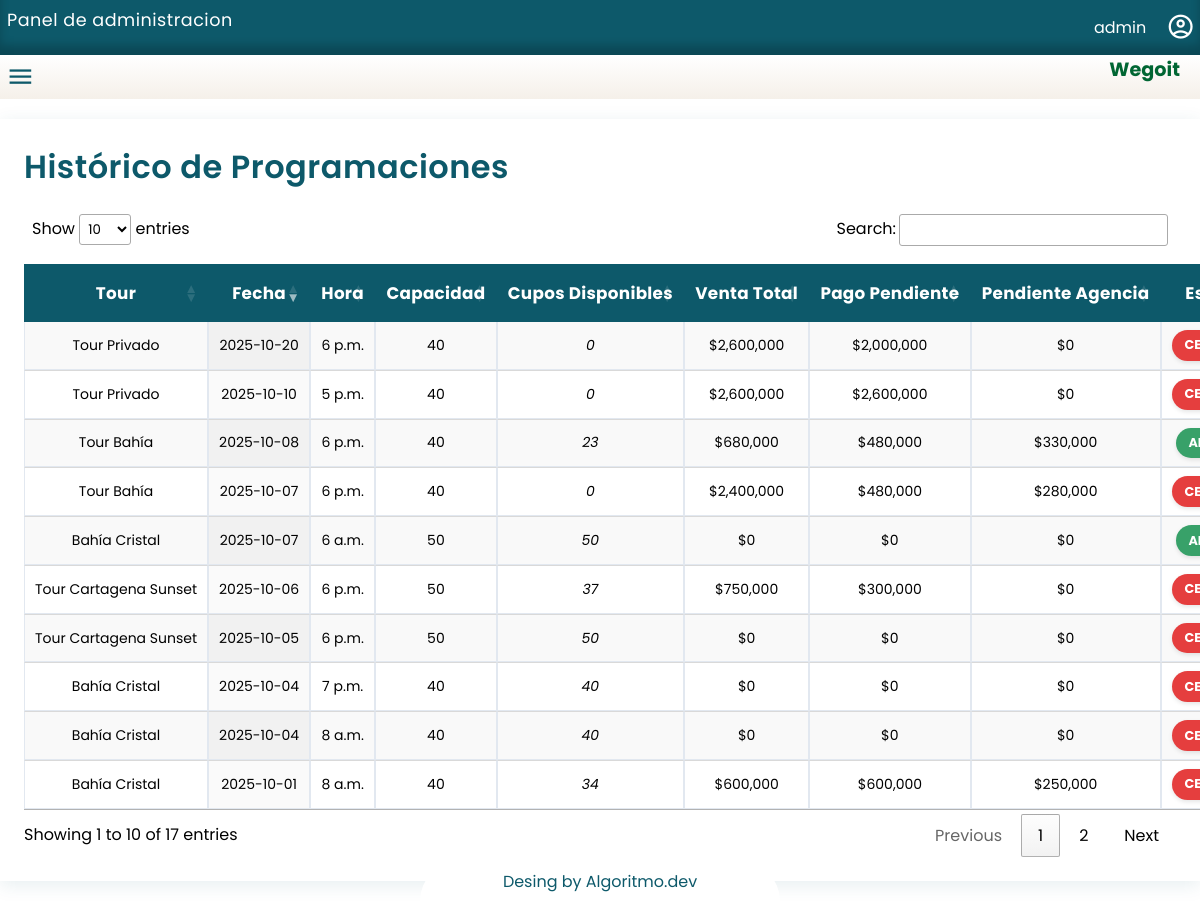
Screenshot of /schedules/historical/ (signed in) with the database file from the repository.
### reservations/models.py (models this page shows, shortened)
class TourSchedule(models.Model):
    tour = models.ForeignKey(
        "Tour",
        on_delete=models.CASCADE,
        related_name="schedules",
        verbose_name="Tour"
    )
    date = models.DateField("Fecha")
    start_time = models.TimeField("Hora de inicio")
    capacity = models.PositiveIntegerField("Capacidad")
    opened = models.BooleanField("Abierto", default=True)
    class Meta:
        verbose_name = "Horario de tour"
        verbose_name_plural = "Horarios de tours"
        ordering = ["-date", "start_time"]
        unique_together = ("tour", "date", "start_time")
    @property
    def reserved_spots(self):
        return self.reservations.aggregate(total=models.Sum("pax"))["total"] or 0
    @property
    def available_spots(self):
        return self.capacity - self.reserved_spots

class Tour(models.Model):
    tour_name = models.CharField("Nombre del tour", max_length=255, unique=True)
    base_price = models.DecimalField("Precio base", max_digits=10, decimal_places=2)
    default_capacity = models.PositiveIntegerField("Capacidad por defecto")
    description = models.TextField("Descripción", blank=True, null=True)
    default_start_time = models.TimeField("Hora de inicio por defecto", null=True, blank=True)
    active = models.BooleanField("Activo", default=True)
    class Meta:
        verbose_name = "Tour"
        verbose_name_plural = "Tours"
        ordering = ["tour_name"]

### reservations/views.py (the view)
# urls.py: path("schedules/historical/", views.historical_schedules, name="historical_schedules"),
@login_required
def historical_schedules(request):
    schedules_data = []
    all_schedules = TourSchedule.objects.all().order_by('-date', '-start_time')
    for schedule in all_schedules:
        reservations = schedule.reservations.all()
        total_sales = reservations.aggregate(total=Sum("total_to_pay"))["total"] or 0
        pending_total = sum(r.pending_balance for r in reservations)
        pending_agency_total = sum(r.pending_agency_balance for r in reservations)
        schedules_data.append({
            "schedule": schedule,
            "total_sales": float(total_sales),
            "pending_total": float(pending_total),
            "pending_agency_total": float(pending_agency_total),
        })
    return render(request, "schedules/historical_schedules.html", {"schedules_data": schedules_data})

### reservations/models.py (called while the page is built)
    @property
    def total_paid_via_agency(self): # Total a pagar por la agencia
        return sum(p.amount for p in self.payments.filter(source="agency"))

    @property
    def total_paid_direct(self):# Total a pagar por el cliente
        return sum(p.amount for p in self.payments.filter(source="customer"))

    @property
    def pending_agency_balance(self):
        return max(self.expected_agency_payment - self.total_paid_via_agency, 0)

    @property
    def pending_customer_balance(self):
        return max(self.expected_customer_payment - self.total_paid_direct, 0)

    @property
    def pending_balance(self):
        return self.pending_agency_balance + self.pending_customer_balance

### reservations/templates/schedules/historical_schedules.html (shortened to what this page needs)
{% extends "layouts/base.html" %}
{% load static %}
{% load humanize %}
{% block extra_css %}
<link rel="stylesheet" href="{% static 'assets/css/schedules.css' %}">
<link rel="stylesheet" href="{% static 'assets/css/reservations.css' %}">
{% endblock %}
{% block content %}
<div class="reservations-list-container">
    <h2 class="reservations-list-title">Histórico de Programaciones</h2>
    <table id="scheduleTable" class="display responsive nowrap" style="width:100%">
        <thead>
            <tr>
                <th>Tour</th>
                <th>Fecha</th>
                <th>Hora</th>
                <th>Capacidad</th>
                <th>Cupos Disponibles</th>
                <th>Venta Total</th>
                <th>Pago Pendiente</th>
                <th>Pendiente Agencia</th>
                <th>Estado</th>
            </tr>
        </thead>
        <tbody>
            {% for data in schedules_data %}
            <tr>
                <td>{{ data.schedule.tour.tour_name }}</td>
                <td>{{ data.schedule.date|date:"Y-m-d" }}</td>
                <td>{{ data.schedule.start_time }}</td>
                <td>{{ data.schedule.capacity }}</td>
                <td>{{ data.schedule.available_spots }}</td>
                <td>${{ data.total_sales|floatformat:0|intcomma }}</td>
                <td>${{ data.pending_total|floatformat:0|intcomma }}</td>
                <td>${{ data.pending_agency_total|floatformat:0|intcomma }}</td>
                <td>
                    <span class="status-badge {% if data.schedule.opened %}status-confirmado{% else %}status-cancelado{% endif %}">
                        {% if data.schedule.opened %}Abierto{% else %}Cerrado{% endif %}
                    </span>
                </td>
            </tr>
            {% endfor %}
        </tbody>
    </table>
</div>
{% endblock %}

### reservations/templates/includes/header.html (shortened to what this page needs)
<header>
    <div class="container1">
        <h2 class="reservations-list-title">Panel de administracion</h2>
        <div class="login-panel">
            <p>{{ request.user.username }}</p>
            <label class="login-panel-selector" for="">
                <span class="material-symbols-outlined">account_circle</span>
            </label>
        </div>
    </div>
    <div class="option-panel">
        <div class="nav-container">
            <label class="lateral-input" for="lateral-input">
                <span class="material-symbols-outlined">menu</span>
            </label>
        </div>
        <h2>Wegoit</h2>
    </div>
</header>

### reservations/static/assets/css/styles.css (style rules this page uses)
.login-panel { display: flex; flex-direction: column; align-items: center; justify-content: center; }
html, body { height: 100%; margin: 0; }
body { margin: 0; padding: 0; background: #ffffff; font-family: "poppins"; display: flex; flex-direction: column; min-height: 100vh; overflow: auto; }
:root { --azul-oscuro:#0D596A; --azul-marino:#1B9899; --botton-color:hsl(180, 70%, 35%); --light-gray:#F5F0E9; --placeholders-color:#1B9899; --background-admin:hsl(180, 70%, 35%); --border-bottom:4px solid #0D596A; }

### reservations/static/assets/css/admin.css (style rules this page uses)
:root { --azul-oscuro:#0D596A; --azul-marino:#1B9899; --botton-color:hsl(180, 70%, 35%); --light-gray:#F5F0E9; --placeholders-color:#1B9899; --background-admin:hsl(180, 70%, 35%,20%); --border-bottom:4px solid #0D596A; }
* { margin: 0; padding: 0; box-sizing: border-box; font-family: "poppins"; }
body { width: 100%; height: 100dvh; }
.container1 { width: 100%; display: flex; align-items: center; justify-content: space-between; background-color: var(--azul-oscuro); color: white; box-shadow: 0 -10px 10px rgba(0,0,0,0.2) inset; }
.container1 h2 { font-size: 1.1rem; padding: 7px; font-weight: normal; }
.login-panel { display: flex; gap: 10px; align-items: center; justify-content: center; flex-direction: row; }
.login-panel p { font-size: 1rem; }
.login-panel-selector { margin: 0; padding: 0; display: flex; align-items: center; gap: 6px; }
.login-panel-selector, .login-panel p { padding: 5px; }
.login-panel-selector span { font-size: 1.8rem; cursor: pointer; }
.lateral-input { display: flex; align-items: center; }
.lateral-input span { color: var(--azul-oscuro); font-size: 1.8rem; padding: 1.5px 6px; cursor: pointer; }
.option-panel { display: flex; align-items: center; justify-content: space-between; background: linear-gradient(to bottom, rgba(255, 255, 255, 1) 0%, var(--light-gray) 100%); color: var(--azul-marino); }
.option-panel h2 { font-size: 1.2rem; margin-right: 20px; }
html, body { height: 100%; margin: 0; }
body { display: flex; flex-direction: column; }
.reservations-list-title { font-size: 2rem; font-family: 'Poppins', sans-serif; color: #0D596A; font-weight: 600; letter-spacing: 0.5px; display: flex; align-items: center; gap: 0.5rem; }
.container1 .reservations-list-title { color: white; }

### reservations/static/assets/css/schedules.css (style rules this page uses)
h2 { margin-bottom: 15px; color: #006633; }
table { width: 100%; border-collapse: collapse; margin-top: 15px; }
th, td { border: 1px solid #ddd; padding: 10px; text-align: center; }
th { background-color: #d9f2e6; color: #006633; }

### reservations/static/assets/css/reservations.css (style rules this page uses)
h2 { margin-bottom: 15px; }
table { width: 100%; border-collapse: collapse; margin-top: 15px; }
th, td { border: 1px solid #e2e8f0; box-sizing: border-box; padding: 10px; text-align: center; }
td { font-size: 14px; }
td:nth-child(5) { font-style: italic; }
.reservations-list-container { width: 100%; margin: 20px auto; padding: 1.5rem; box-sizing: border-box; background: #fff; box-shadow: 0 4px 18px rgba(13,89,106,0.10); overflow: hidden; }
#reservationTable th, #scheduleTable th { background: var(--azul-oscuro); color: #fff; font-weight: 700; padding: 1rem 0.7rem; font-size: 1.05rem; text-align: center; letter-spacing: 0.3px; border: none; }
.status-badge { padding: 0.4rem 0.8rem; border-radius: 9999px; font-size: 0.8rem; font-weight: 700; color: white; display: inline-flex; align-items: center; justify-content: center; min-width: 80px; text-transform: uppercase; box-shadow: 0 2px 4px rgba(0, 0, 0, 0.1); }
.status-confirmado { background-color: #38a169; }
.status-cancelado { background-color: #e53e3e; }
.reservations-list-title { font-size: 2rem; font-family: 'Poppins', sans-serif; color: var(--azul-oscuro, #2d3748); font-weight: 600; letter-spacing: 0.5px; display: flex; align-items: center; gap: 0.5rem; }

### rows the page displays
TourSchedule: schedule.tour.tour_name "Tour Privado", schedule "2025-10-20", schedule.start_time "6 p.m.", schedule.capacity "40", schedule.available_spots "0", total_sales "2,600,000", pending_total "2,000,000", pending_agency_total "0", shows "CERRADO"
TourSchedule: schedule.tour.tour_name "Tour Privado", schedule "2025-10-10", schedule.start_time "5 p.m.", schedule.capacity "40", schedule.available_spots "0", total_sales "2,600,000", pending_total "2,600,000", pending_agency_total "0", shows "CERRADO"
TourSchedule: schedule.tour.tour_name "Tour Bahía", schedule "2025-10-08", schedule.start_time "6 p.m.", schedule.capacity "40", schedule.available_spots "23", total_sales "680,000", pending_total "480,000", pending_agency_total "330,000", opened "ABIERTO"
TourSchedule: schedule.tour.tour_name "Tour Bahía", schedule "2025-10-07", schedule.start_time "6 p.m.", schedule.capacity "40", schedule.available_spots "0", total_sales "2,400,000", pending_total "480,000", pending_agency_total "280,000", opened "CERRADO"
TourSchedule: schedule.tour.tour_name "Bahía Cristal", schedule "2025-10-07", schedule.start_time "6 a.m.", schedule.capacity "50", schedule.available_spots "50", total_sales "0", pending_total "0", pending_agency_total "0", opened "ABIERTO"
TourSchedule: schedule.tour.tour_name "Tour Cartagena Sunset", schedule "2025-10-06", schedule.start_time "6 p.m.", schedule.capacity "50", schedule.available_spots "37", total_sales "750,000", pending_total "300,000", pending_agency_total "0", shows "CERRADO"
TourSchedule: schedule.tour.tour_name "Tour Cartagena Sunset", schedule "2025-10-05", schedule.start_time "6 p.m.", schedule.capacity "50", schedule.available_spots "50", total_sales "0", pending_total "0", pending_agency_total "0", shows "CERRADO"
TourSchedule: schedule.tour.tour_name "Bahía Cristal", schedule "2025-10-04", schedule.start_time "7 p.m.", schedule.capacity "40", schedule.available_spots "40", total_sales "0", pending_total "0", pending_agency_total "0", shows "CERRADO"
TourSchedule: schedule.tour.tour_name "Bahía Cristal", schedule "2025-10-04", schedule.start_time "8 a.m.", schedule.capacity "40", schedule.available_spots "40", total_sales "0", pending_total "0", pending_agency_total "0", shows "CERRADO"
TourSchedule: schedule.tour.tour_name "Bahía Cristal", schedule "2025-10-01", schedule.start_time "8 a.m.", schedule.capacity "40", schedule.available_spots "34", total_sales "600,000", pending_total "600,000", pending_agency_total "250,000", opened "CERRADO"

### other values shown
{{ request.user.username }} "admin"
